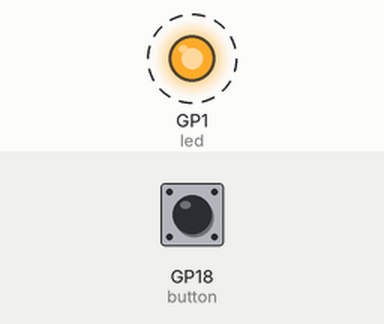
Bench run of a program on a simulated Raspberry Pi Pico running CircuitPython. Parts: output pins drawn as LEDs (lit = HIGH). Dashed ring = blinking. Inputs (shaded band) come from the test bench; at power-on: GP18 (button) HIGH. What the program prints to the serial console is not drawn.

Above: at 0.07 s.
Timing chart, 0 to 3.0 s (numbered marks = the images above):
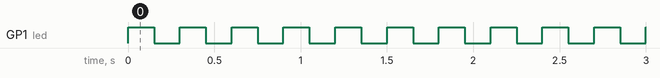

Measured:
- by itself, GP1 (led): alternates HIGH for 0.15 s and LOW for 0.15 s

The program:

code.py
```python
# 嘉宾实体揭晓按钮（Raspberry Pi Pico + CircuitPython，测试版）
#
# 普通 Pico 没有 WiFi，所以插 USB 到一台电脑，由电脑上的 bridge.js 代它连服务端：
#   Pico  → 电脑：按下按钮时送一行 "KEY:DOWN"
#   电脑 → Pico：每秒送一行灯号 "L:..."，Pico 照着亮灯
# 灯号和 ESP32 版（esp32-guest-button）一样，测试好了换 ESP32 就能直接用 WiFi。
#
# 用法：把这个文件复制到 CIRCUITPY 盘，覆盖原本的 code.py（原本的 MIDI 版在 Keypad/code.py 有一份）。

import time
import sys
import board
import digitalio
import supervisor


# ============================================================
# 硬件设置（按实际接线改）
# ============================================================

# 默认用原本 9 键键盘的第 1 个键（MA）和它的灯，不用重新接线
# 单键盒：按钮一脚接这个脚位、另一脚接 GND；灯 = 脚位 → 220Ω → LED 正极，负极接 GND
BUTTON_PIN = board.GP18
LED_PIN = board.GP1

# 按住多久才算按下（秒）。0 = 一按就揭晓；怕误触可以改成 0.5
HOLD_TIME = 0

# 消抖时间（秒）
DEBOUNCE_TIME = 0.03

# 多久没收到电脑的灯号，就当作 bridge 没在跑（快闪）
LINK_TIMEOUT = 3.0


# ============================================================
# 初始化
# ============================================================

button = digitalio.DigitalInOut(BUTTON_PIN)
button.direction = digitalio.Direction.INPUT
button.pull = digitalio.Pull.UP   # 松开 = HIGH，按下 = LOW

led = digitalio.DigitalInOut(LED_PIN)
led.direction = digitalio.Direction.OUTPUT
led.value = False


# ============================================================
# 灯号（和 ESP32 版一样）
#   快闪          正在连服务端 / bridge 没在跑
#   灭            已连上，等待授权
#   常亮          主持人已授权，可以按
#   闪 3 下       刚揭晓成功
#   短闪 1 下     按了但没授权 / 太快
#   闪 2 下停一下  嘉宾链接错误
# ============================================================

state = "WAIT"        # 电脑送来的状态：WAIT / IDLE / ARMED / BAD
last_link = -100.0    # 最后一次收到电脑灯号的时间
flash_start = 0.0
flash_until = 0.0


def flash(times):
    global flash_start, flash_until
    flash_start = time.monotonic()
    flash_until = flash_start + times * 0.2


def update_led(now):
    if now < flash_until:
        led.value = ((now - flash_start) % 0.2) < 0.1
        return
    s = state if now - last_link < LINK_TIMEOUT else "WAIT"
    if s == "ARMED":
        led.value = True
    elif s == "IDLE":
        led.value = False
    elif s == "BAD":
        t = now % 1.5
        led.value = t < 0.12 or 0.24 <= t < 0.36
    else:
        led.value = (now % 0.3) < 0.15


# ============================================================
# 读电脑送来的灯号（不卡住主循环）
# ============================================================

line_buf = ""


def handle_line(line):
    global state, last_link
    if not line.startswith("L:"):
        return
    cmd = line[2:]
    last_link = time.monotonic()
    if cmd in ("WAIT", "IDLE", "ARMED", "BAD"):
        state = cmd
    elif cmd == "OK":
        flash(3)
    elif cmd == "NO":
        flash(1)


def read_serial():
    global line_buf
    n = supervisor.runtime.serial_bytes_available
    if not n:
        return
    line_buf += sys.stdin.read(n)
    while "\n" in line_buf:
        line, line_buf = line_buf.split("\n", 1)
        handle_line(line.strip())
    if len(line_buf) > 100:   # 收到乱码，丢掉
        line_buf = ""


# ============================================================
# 主循环：按钮消抖 + 按住时间
# ============================================================

raw = False
stable = False
last_change = 0.0
pressed_at = 0.0
fired = False

print("KEY:HELLO")

while True:
    now = time.monotonic()
    read_serial()

    p = not button.value
    if p != raw:
        raw = p
        last_change = now
    if now - last_change >= DEBOUNCE_TIME and stable != raw:
        stable = raw
        if stable:
            pressed_at = now
            fired = False
    if stable and not fired and now - pressed_at >= HOLD_TIME:
        fired = True   # 一直按着也只算一次，要放开再按
        if now - last_link < LINK_TIMEOUT:
            print("KEY:DOWN")
        else:
            flash(1)   # bridge 没在跑，这一下不算

    update_led(now)
    time.sleep(0.001)
```
